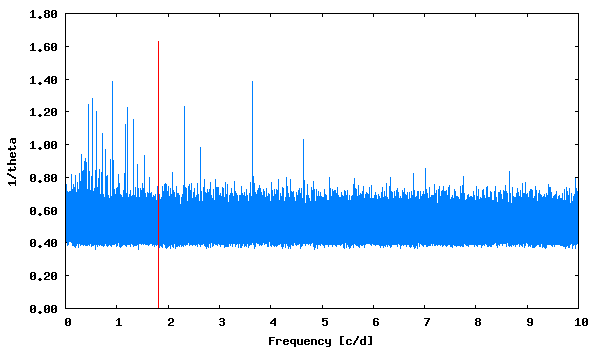

Write the gnuplot code that produced this figure.
set term png size 600,350 medium
set colors classic
set output "phase_lc_1.lk.png"
set xlabel "Frequency [c/d]"
set ylabel "1/theta"
set format y "%5.2f"
plot [] "lk.periodogram" using 1:2 with lines linecolor 3 title "", "<echo '1.819446  1.63'" with impulses linecolor 1 title ""
 
